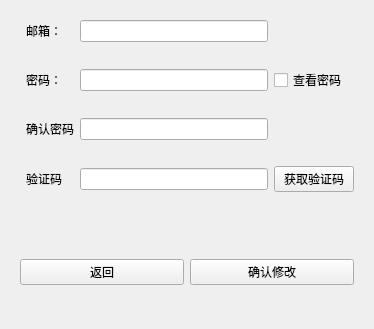
<?xml version="1.0" encoding="UTF-8"?>
<ui version="4.0">
 <class>ResetPasswordForm</class>
 <widget class="QWidget" name="ResetPasswordForm">
  <property name="geometry">
   <rect>
    <x>0</x>
    <y>0</y>
    <width>374</width>
    <height>329</height>
   </rect>
  </property>
  <property name="windowTitle">
   <string>Form</string>
  </property>
  <layout class="QVBoxLayout" name="verticalLayout">
   <item>
    <widget class="QWidget" name="widget" native="true">
     <layout class="QGridLayout" name="gridLayout_2">
      <property name="leftMargin">
       <number>15</number>
      </property>
      <item row="2" column="2">
       <widget class="QCheckBox" name="showPasswordCheckBox">
        <property name="text">
         <string>查看密码</string>
        </property>
       </widget>
      </item>
      <item row="0" column="0">
       <widget class="QLabel" name="accountLabel">
        <property name="text">
         <string>邮箱：</string>
        </property>
       </widget>
      </item>
      <item row="4" column="0">
       <widget class="QLabel" name="passwordLabel2">
        <property name="text">
         <string>确认密码</string>
        </property>
       </widget>
      </item>
      <item row="5" column="1">
       <widget class="QLabel" name="passwordTipLabel2">
        <property name="styleSheet">
         <string notr="true">QLabel { color : red; }</string>
        </property>
        <property name="text">
         <string/>
        </property>
       </widget>
      </item>
      <item row="6" column="1">
       <widget class="QLineEdit" name="captchaLineEdit">
        <property name="maxLength">
         <number>6</number>
        </property>
       </widget>
      </item>
      <item row="7" column="1">
       <widget class="QLabel" name="captchaTipLabel">
        <property name="styleSheet">
         <string notr="true">QLabel { color : red; }</string>
        </property>
        <property name="text">
         <string/>
        </property>
       </widget>
      </item>
      <item row="6" column="2">
       <widget class="QPushButton" name="getCaptchaPushButton">
        <property name="text">
         <string>获取验证码</string>
        </property>
       </widget>
      </item>
      <item row="0" column="1">
       <widget class="QLineEdit" name="accountLineEdit">
        <property name="maxLength">
         <number>100</number>
        </property>
       </widget>
      </item>
      <item row="1" column="1">
       <widget class="QLabel" name="accountdTipLabel">
        <property name="styleSheet">
         <string notr="true">QLabel { color : red; }</string>
        </property>
        <property name="text">
         <string/>
        </property>
       </widget>
      </item>
      <item row="6" column="0">
       <widget class="QLabel" name="captchaLabel">
        <property name="text">
         <string>验证码</string>
        </property>
       </widget>
      </item>
      <item row="4" column="1">
       <widget class="QLineEdit" name="passwordLineEdit2">
        <property name="maxLength">
         <number>20</number>
        </property>
        <property name="echoMode">
         <enum>QLineEdit::Password</enum>
        </property>
       </widget>
      </item>
      <item row="2" column="1">
       <widget class="QLineEdit" name="passwordLineEdit1">
        <property name="maxLength">
         <number>20</number>
        </property>
        <property name="echoMode">
         <enum>QLineEdit::Password</enum>
        </property>
       </widget>
      </item>
      <item row="3" column="1">
       <widget class="QLabel" name="passwordTipLabel1">
        <property name="styleSheet">
         <string notr="true">QLabel { color : red; }</string>
        </property>
        <property name="text">
         <string/>
        </property>
        <property name="wordWrap">
         <bool>true</bool>
        </property>
       </widget>
      </item>
      <item row="2" column="0">
       <widget class="QLabel" name="passwordLabel1">
        <property name="text">
         <string>密码：</string>
        </property>
       </widget>
      </item>
     </layout>
    </widget>
   </item>
   <item>
    <widget class="QWidget" name="widget_2" native="true">
     <layout class="QHBoxLayout" name="horizontalLayout">
      <item>
       <widget class="QPushButton" name="returnPushButton">
        <property name="text">
         <string>返回</string>
        </property>
       </widget>
      </item>
      <item>
       <widget class="QPushButton" name="resetPasswordPushButton">
        <property name="text">
         <string>确认修改</string>
        </property>
       </widget>
      </item>
     </layout>
    </widget>
   </item>
  </layout>
 </widget>
 <resources/>
 <connections/>
</ui>
